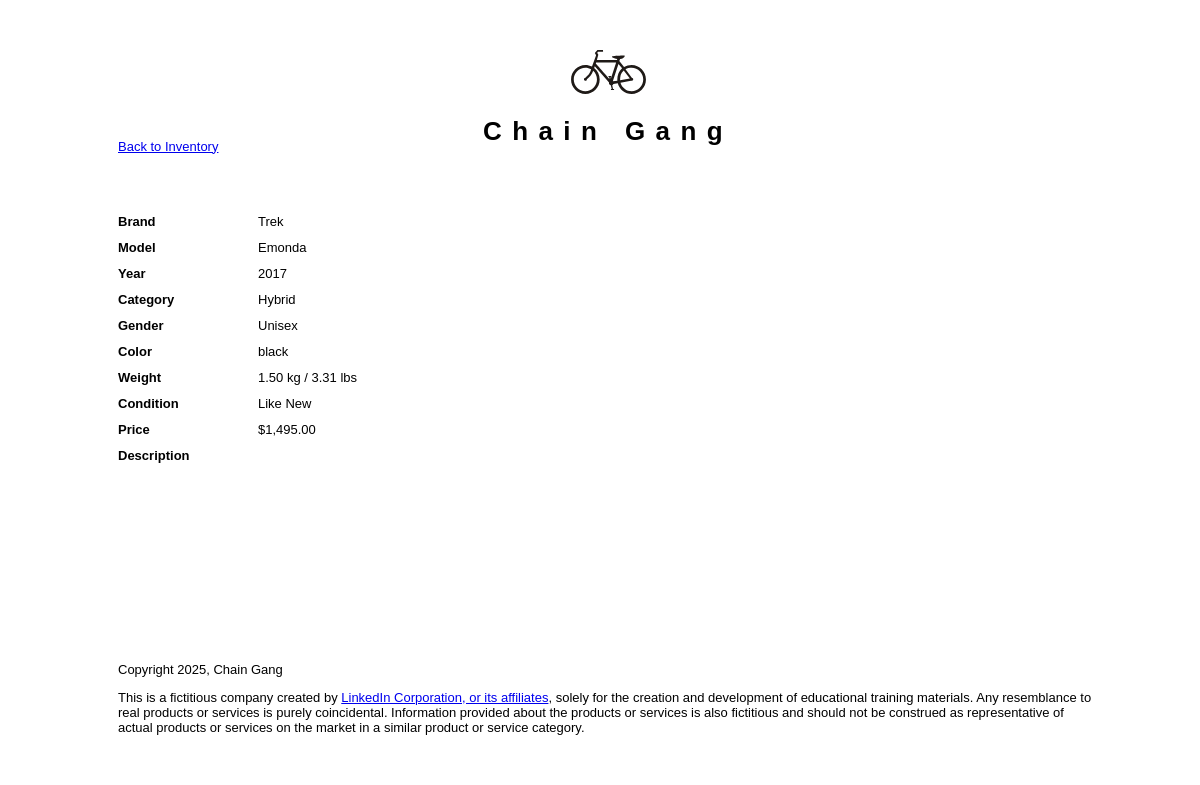
Screenshot of /detail.php?id=1 with the database file from the repository.
### tables this page shows
CREATE TABLE `bicycles` (
  `id` int(11) NOT NULL AUTO_INCREMENT,
  `brand` varchar(255) NOT NULL,
  `model` varchar(255) NOT NULL,
  `year` int(4) NOT NULL,
  `category` varchar(255) NOT NULL,
  `gender` varchar(255) NOT NULL,
  `color` varchar(255) NOT NULL,
  `price` decimal(9,2) NOT NULL,
  `weight_kg` decimal(9,5) NOT NULL,
  `condition_id` tinyint(3) NOT NULL,
  `description` text NOT NULL,
  PRIMARY KEY (`id`)
);

### private/classes/databaseobject.class.php (called while the page is built, shortened)
<?php
class DatabaseObject {
    static protected $database;
    static protected $table_name = "";
    static public function set_database($database) {
        self::$database = $database;
    }
    static public function find_by_sql($sql) {
        $result = self::$database->query($sql);
        $object_array = [];
        while($record = $result->fetch_assoc()) {
            $object_array[] = static::instantiate($record);
        }
        return $object_array;
    }
    static public function find_by_id($id) {
        $sql = "SELECT * FROM ".static::$table_name." ";
        $sql.= " WHERE id='".self::$database->escape_string($id)."'";
        $objects_array = static::find_by_sql($sql);
        if(!empty($objects_array)) {
            return array_shift($objects_array);
        } else {
            return false;
        }
    }
    static protected function instantiate($record) {
        $object = new static;
        foreach($record as $property => $value) {
            if(property_exists($object, $property)) {
            $object->$property = $value;
            }
        }
        return $object;
    }
}
?>

### private/functions.php (called while the page is built, shortened)
<?php
function h($string="") {
  return htmlspecialchars($string);
}
?>

### private/classes/bicycle.class.php (called while the page is built, shortened)
<?php
class Bicycle extends DatabaseObject {
    public $weight_kg;
    public $condition_id;
    public function __construct($args=[]) {
        $this->weight_kg = $args['weight_kg'] ?? 0.0;
        $this->condition_id = $args['condition_id'] ?? 3;
    }
    public function weight_kg() {
        return number_format($this->weight_kg, 2).' kg';
    }
    public function weight_lbs() {
        $weight_lbs = floatval($this->weight_kg) * 2.2046226218;
        return number_format($weight_lbs, 2).' lbs';
    }
    public function condition() {
        if($this->condition_id > 0) {
            return self::CONDITION_OPTIONS[$this->condition_id];
        } else {
            return "Unknown";
        }
    }
}
?>

### public/detail.php (the view, shortened to what this page needs)
<?php
  $id = $_GET['id'] ?? false;
  $bike = Bicycle::find_by_id($id);
?>
<?php include(SHARED_PATH . '/public_header.php'); ?>
<div id="main">
  <a href="bicycles.php">Back to Inventory</a>
  <div id="page">
    <div class="detail">
      <dl>
        <dt>Brand</dt>
        <dd><?php echo h($bike->brand); ?></dd>
      </dl>
      <dl>
        <dt>Model</dt>
        <dd><?php echo h($bike->model); ?></dd>
      </dl>
      <dl>
        <dt>Year</dt>
        <dd><?php echo h($bike->year); ?></dd>
      </dl>
      <dl>
        <dt>Category</dt>
        <dd><?php echo h($bike->category); ?></dd>
      </dl>
      <dl>
        <dt>Gender</dt>
        <dd><?php echo h($bike->gender); ?></dd>
      </dl>
      <dl>
        <dt>Color</dt>
        <dd><?php echo h($bike->color); ?></dd>
      </dl>
      <dl>
        <dt>Weight</dt>
        <dd><?php echo h($bike->weight_kg()) . ' / ' . h($bike->weight_lbs()); ?></dd>
      </dl>
      <dl>
        <dt>Condition</dt>
        <dd><?php echo h($bike->condition()); ?></dd>
      </dl>
      <dl>
        <dt>Price</dt>
        <dd><?php echo h("$".number_format($bike->price, 2)); ?></dd>
      </dl>
      <dl>
        <dt>Description</dt>
      </dl>
    </div>
  </div>
</div>
<?php include(SHARED_PATH . '/public_footer.php'); ?>

### public/stylesheets/public.css (style rules this page uses)
html { height: 100%; width: 100%; }
body { width: 100%; height: 100%; border: 0; font: 13px/15px Verdana, Arial, Helvetica, sans-serif; background: #FFFFFF; }
#main { width: 980px; height: 500px; margin: 0 auto; padding: 0; }
div#page { margin: 60px auto; }
.detail dl { clear: both; height: 1em; margin-bottom: 1em; }
.detail dl dt { float: left; width: 100px; font-weight: bold; }
.detail dl dd { float: left; }

### rows the page displays
bicycles: brand "Trek", model "Emonda", year "2017", category "Hybrid", gender "Unisex", color "black", weight_kg "1.50 kg", weight_kg "3.31 lbs", condition "Like New", price "$1,495.00"
